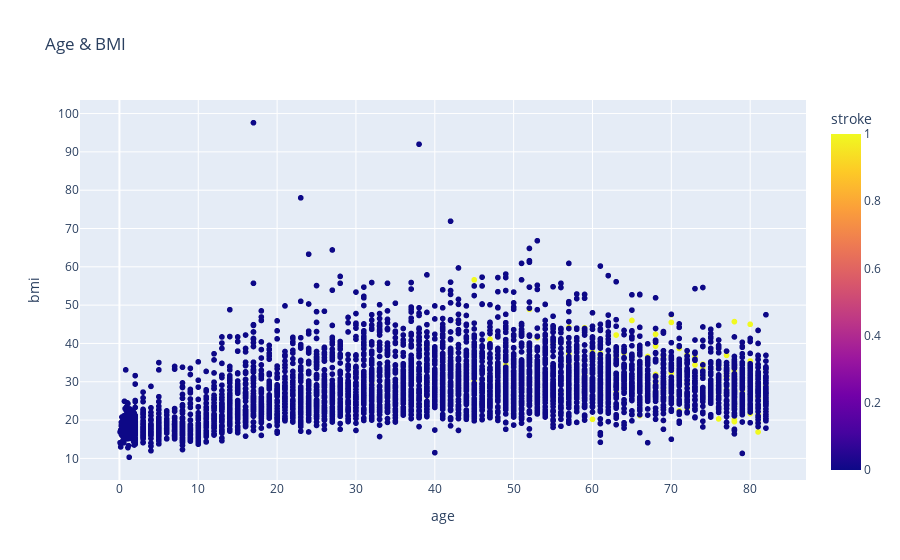

Source (notebook cell):
### Code cell
fig = px.scatter(my_data,x="age",y="bmi",title="Age & BMI",color="stroke")
fig.show()

### Figure 1 — Plotly figure (JSON) as saved in the notebook; plotly's stock layout.template omitted (floating-point values rounded to 4 significant figures; data arrays with more than 128 entries replaced by an {"elided": "..."} marker saying what was removed)
{"data": [{"hovertemplate": "age=%{x}<br>bmi=%{y}<br>stroke=%{marker.color}<extra></extra>", "legendgroup": "", "marker": {"color": {"elided": "5110 int values"}, "coloraxis": "coloraxis", "symbol": "circle"}, "mode": "markers", "name": "", "showlegend": false, "x": {"elided": "5110 float values"}, "xaxis": "x", "y": {"elided": "5110 float values"}, "yaxis": "y", "type": "scattergl"}], "layout": {"xaxis": {"anchor": "y", "domain": [0.0, 1.0], "title": {"text": "age"}}, "yaxis": {"anchor": "x", "domain": [0.0, 1.0], "title": {"text": "bmi"}}, "coloraxis": {"colorbar": {"title": {"text": "stroke"}}, "colorscale": [[0.0, "#0d0887"], [0.1111, "#46039f"], [0.2222, "#7201a8"], [0.3333, "#9c179e"], [0.4444, "#bd3786"], [0.5556, "#d8576b"], [0.6667, "#ed7953"], [0.7778, "#fb9f3a"], [0.8889, "#fdca26"], [1.0, "#f0f921"]]}, "legend": {"tracegroupgap": 0}, "title": {"text": "Age & BMI"}}}
